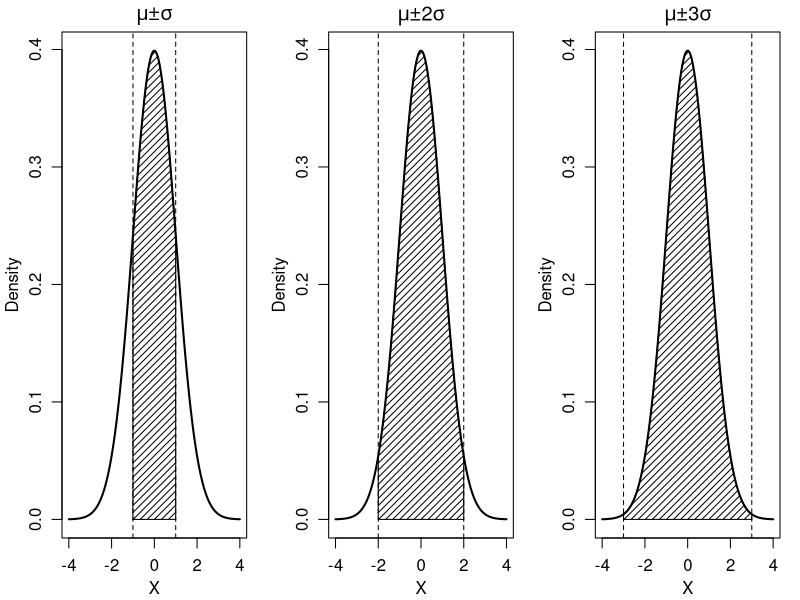

Generate this figure with R:
x <- seq(-4, 4, length = 1000)
y <- dnorm(x)

pdf("normal_mu_pm_all_sigma.pdf", width = 7, height = 2.75)
par(
    mfrow = c(1, 3),
    mar  = c(3.1, 3.1, 1.6, 1),  # minimal bottom/left for labels, almost nothing top/right
    mgp  = c(2, 0.85, 0),
    cex = 1
)


####### 1 sigma

plot(
    x,
    y,
    type = "l",
    ylab = "Density",
    xlab = "X",
    main = expression(paste(mu, "±", sigma)),
    lwd = 2
)

shade_x <- seq(-1, 1, length = 500)
shade_y <- dnorm(shade_x)

polygon(
    c(shade_x, rev(shade_x)),
    c(shade_y, rep(0, length(shade_y))),
    density = 20
    # border = NA,
    # col = "lightblue"
)

abline(v = c(-1, 1), lty = 2)


########## 2 sigma
plot(
    x,
    y,
    type = "l",
    ylab = "Density",
    xlab = "X",
    main = expression(paste(mu, "±2", sigma)),
    lwd = 2
)

shade_x <- seq(-2, 2, length = 500)
shade_y <- dnorm(shade_x)

polygon(
    c(shade_x, rev(shade_x)),
    c(shade_y, rep(0, length(shade_y))),
    density = 20
    # border = NA,
    # col = "lightblue"
)

abline(v = c(-2, 2), lty = 2)

######### 3 sigma

plot(
    x,
    y,
    type = "l",
    ylab = "Density",
    xlab = "X",
    main = expression(paste(mu, "±3",sigma)),
    lwd = 2
)

shade_x <- seq(-3, 3, length = 500)
shade_y <- dnorm(shade_x)

polygon(
    c(shade_x, rev(shade_x)),
    c(shade_y, rep(0, length(shade_y))),
    density = 20
    # border = NA,
    # col = "lightblue"
)

abline(v = c(-3, 3), lty = 2)

dev.off()
